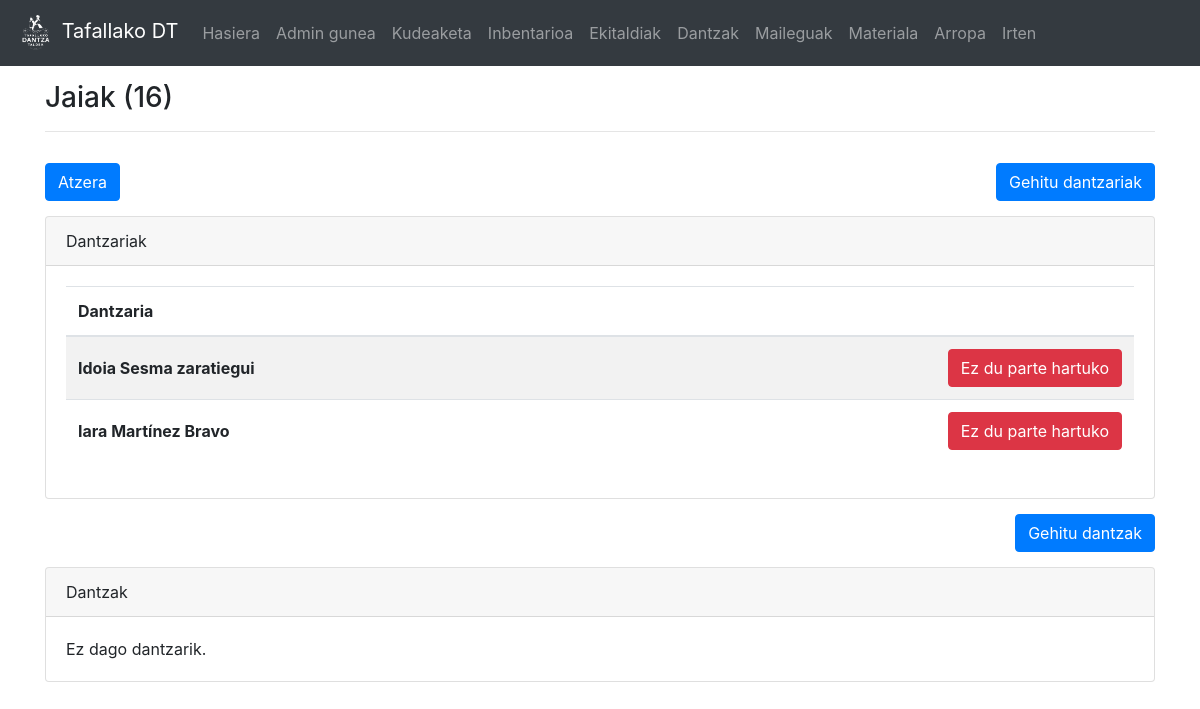
The page /ekitaldiak/6/ (signed in) on the database as committed earlier.
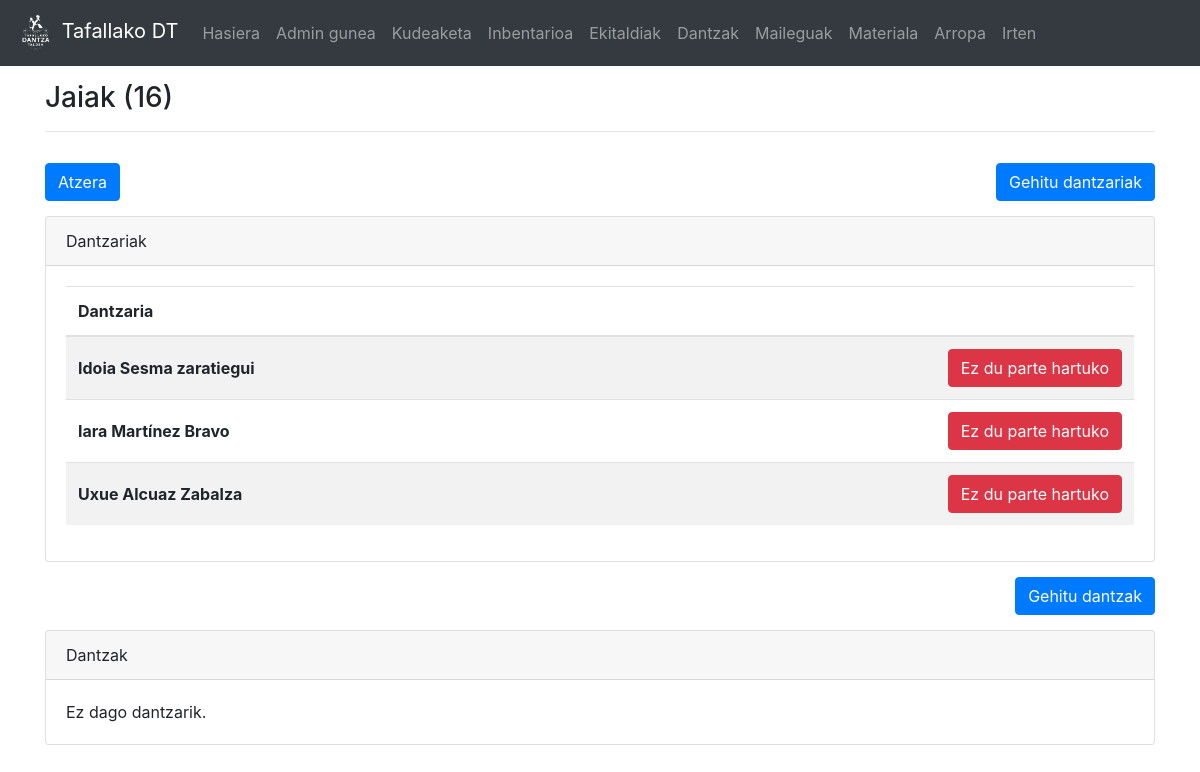
The same page on the database as committed later.
### dantza/models.py (models this page shows, shortened)
class Dantzaria(models.Model):
	user = models.OneToOneField(User, on_delete=models.CASCADE)
	izena = models.CharField(max_length=50)
	abizenak = models.CharField(max_length=200)
	jaiotze_data = models.DateTimeField('jaiotze data')
	email = models.CharField(max_length=100)
	def __str__(self):
		return self.izena + ' ' + self.abizenak

### dantza/views.py (the view, shortened to what this page needs)
# urls.py: path(r'ekitaldiak/<int:e_id>/', views.ekitaldi, name = 'ekitaldi'),
@login_required(login_url='/login')
def ekitaldi(request,e_id):
	e = Ekitaldia.objects.get(pk=e_id)
	dantzariak = Dantzaria.objects.all()
	dantzak = Dantza.objects.all()
	return render(request,'dantza/ekitaldi.html',{'ekitaldi':e, 'd_list': dantzariak,'dantzak':dantzak})

### dantza/models.py (called while the page is built)
	def is_partehartzaile(self,d):
		return (d in self.dantzariak.all())

	def has_dantza(self,d):
		return (d in self.dantzak.all())

### dantza/templatetags/auth_extras.py (called while the page is built)
@register.filter(name='has_group')
def has_group(user, group_name):
    return user.groups.filter(name=group_name).exists()

@register.filter(name='is_partehartzaile')
def is_partehartzaile(ekitaldi,dantzari):
	return ekitaldi.is_partehartzaile(dantzari)

@register.filter(name='has_dantza')
def has_dantza(ekitaldi,dantza):
	return ekitaldi.has_dantza(dantza)

@register.filter(name='get_dantzari')
def get_dantzari(user):
	return Dantzaria.objects.get(user=user)

### templates/dantza/ekitaldi.html (shortened to what this page needs)
{% extends "dantza/base.html" %}
{% block edukia %}
{% load auth_extras %}
<div class="container">
<h3 style="margin-top: 15px;">{{ ekitaldi.izena }}</h3>
<hr>
{% with user_d=request.user|get_dantzari %}
{% if ekitaldi|is_partehartzaile:user_d or request.user.is_superuser %}
	<div class="clearfix">
	{% if request.user.is_superuser %}
		<button type="button" style="margin-top: 15px;" class="btn btn-primary float-right" data-toggle="modal" data-target="#dantzariak">
		  Gehitu dantzariak
		</button>
	{% else %}
		<a href="?d_id={{ user_d.pk }}&ep" style="margin-top: 15px;" class="btn btn-danger float-right">
		  Ez dut parte hartuko
		</a>
	{% endif %}
		<a href="/ekitaldiak" style="margin-top: 15px;" class="btn btn-primary float-left">
		  Atzera
		</a>
	</div>
	<div class="card" style="margin-top:15px">
		<div class="card-header">Dantzariak</div>
		<div class="card-body">
		{% if ekitaldi.dantzariak.all %}
		<div class="table-responsive">
			<table class="table table-hover table-striped">
			  <thead>
				<tr>
				  <th scope="col">Dantzaria</th>
				  {% if request.user.is_superuser %}
				  	<th scope="col"></th>
				  {% endif %}
				</tr>
			  </thead>
			  <tbody>
			{% for d in ekitaldi.dantzariak.all %}
				  <tr>
					  <th scope="row" style="vertical-align:middle;">{{ d }}</th>
			  		  {% if request.user.is_superuser %}
			 			<td style="vertical-align:middle;text-align: right;"><a href="?d_id={{ d.pk }}&ep" class="btn btn-danger">Ez du parte hartuko</a></td>
			 		  {% endif %}
				  </tr>
			{% endfor %}
				</tbody>
			</table>
		</div>
		{% else %}
			Ez dago dantzaririk.<br/>
		{% endif %}
		</div>
	</div>
{% endif %}
{% endwith %}
{% if request.user.is_superuser %}
	<div class="clearfix">
		<button type="button" style="margin-top: 15px;" class="btn btn-primary float-right" data-toggle="modal" data-target="#dantzak">
		  Gehitu dantzak
		</button>
	</div>
{% endif %}
<div class="card" style="margin-top: 15px; margin-bottom:15px;">
		<div class="card-header">Dantzak</div>
		<div class="card-body">
	{% if ekitaldi.dantzak.all %}
	<div class="table-responsive">
		<table class="table table-hover table-striped">
		  <thead>
			<tr>
			  <th scope="col">Izena</th>
			  <th scope="col">Iraupena</th>
			  {% if request.user.is_superuser %}
			  <th scope="col"></th>
			  {% endif %}
			</tr>
		  </thead>
		  <tbody>
		{% for d in ekitaldi.dantzak.all %}
			  <tr>
				  <th scope="row" style="vertical-align:middle;"><a href="/dantzak/{{ d.pk }}/">{{ d.izena }}</a></th>
				  <td style="vertical-align:middle;">{{ d.iraupena }} min.</td>
				  {% if request.user.is_superuser %}
				  <td  style="vertical-align:middle; text-align: right;">
					  <a href="?dantza_id={{ d.pk }}&de" class="btn btn-danger">Ez da dantzatuko</a></td>
					  {% endif %}
			  </tr>
		{% endfor %}
			</tbody>
</table>
			</div>
		Ekitaldiaren iraupena: {{ ekitaldi.aktuazio_denbora }} min.
	{% else %}
		Ez dago dantzarik.<br/>
	{% endif %}
		</div>
</div>
</div>
{% endblock edukia %}

Rows that differ between the two databases and show on the page:
added Dantzaria: izena+abizenak "Uxue Alcuaz Zabalza"
